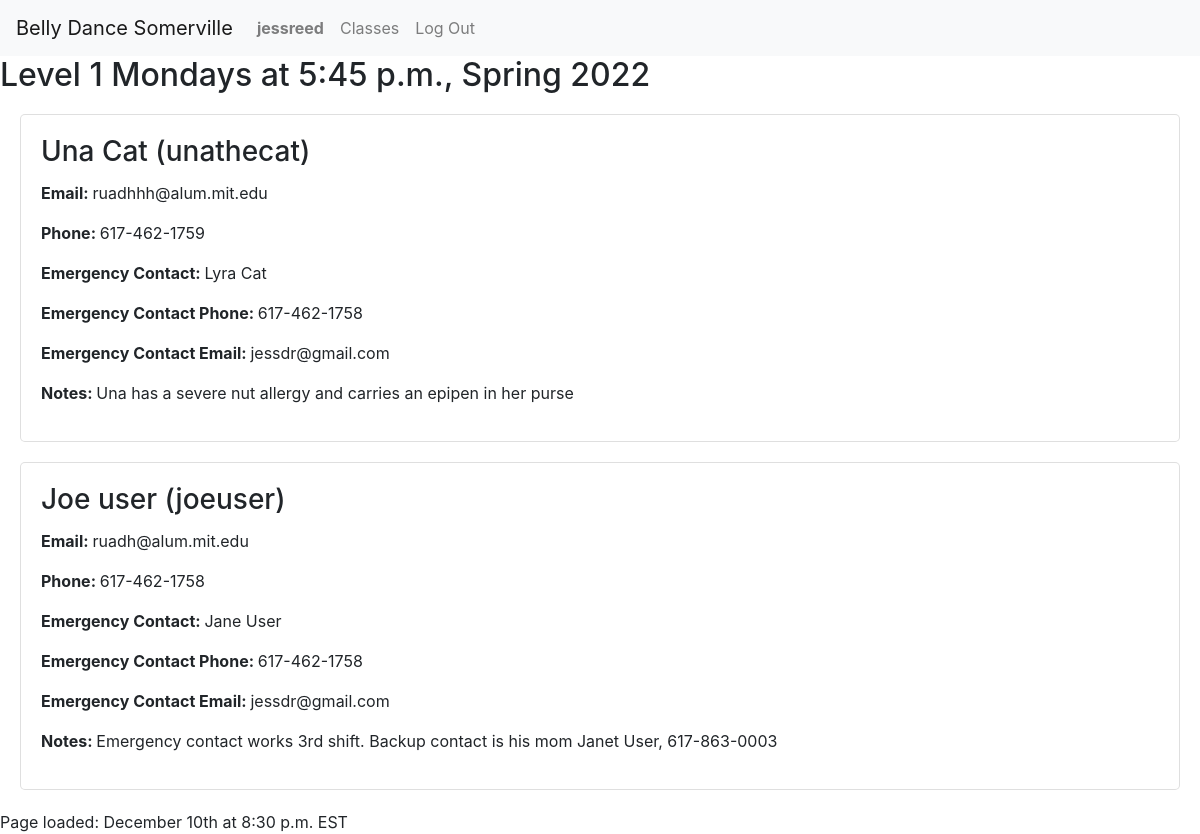
The page /contact-sheet/1 (signed in) on the database as committed earlier.
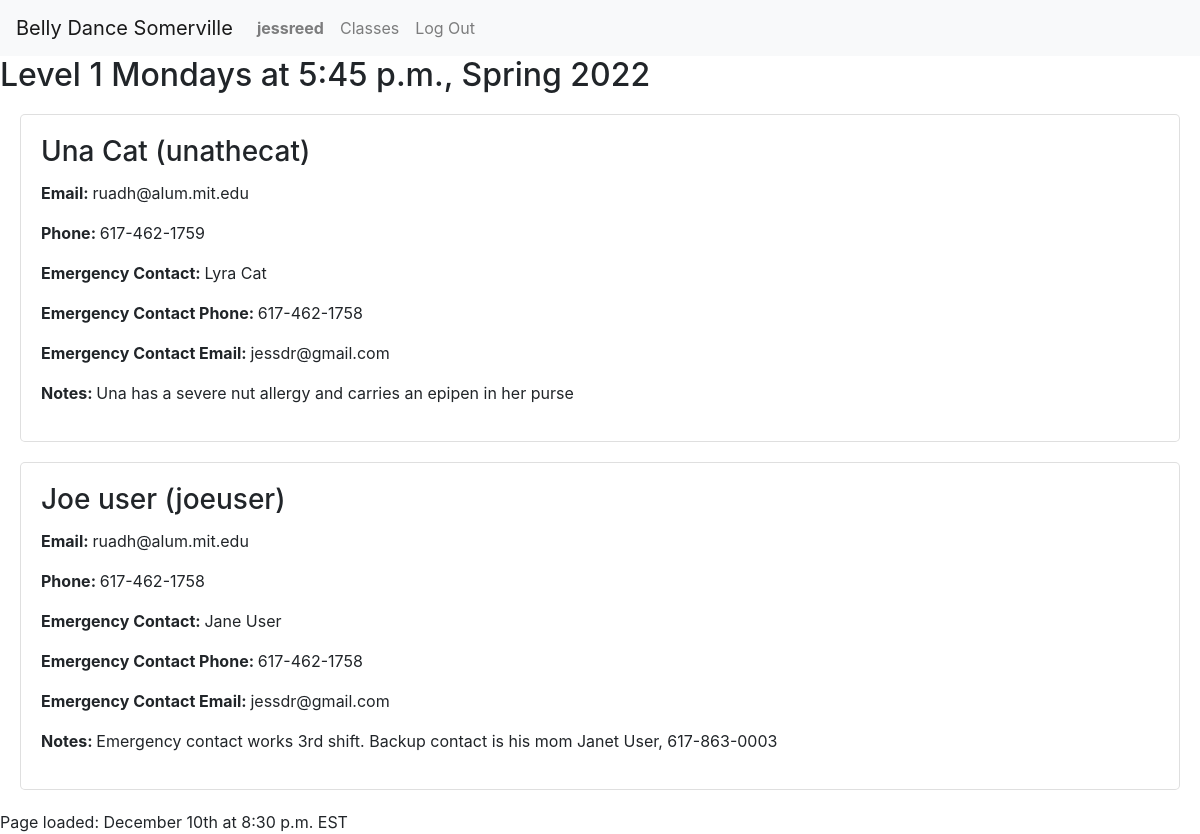
The same page on the database as committed later.
### enrollment/models.py (models this page shows, shortened)
class User(AbstractUser):
    timezone = models.CharField(max_length=32, choices=TIMEZONES,
                                default=settings.DEFAULT_TIMEZONE)
    first_name = models.CharField(max_length=128, null=False, blank=False)
    last_name = models.CharField(max_length=128, null=False, blank=False)
    email = models.EmailField(max_length=254, null=False, blank=False)
    phone = models.CharField(max_length=32, null=True, blank=True)
    emergency_first = models.CharField(max_length=128, null=True, blank=True)
    emergency_last = models.CharField(max_length=128, null=True, blank=True)
    emergency_email = models.EmailField(max_length=254, null=True, blank=True)
    emergency_phone = models.CharField(max_length=32, null=True, blank=True)
    accept_terms = models.DateTimeField(null=True, blank=True)
    contact_sheet_notes = models.CharField(
        max_length=2048, null=True, blank=True)
    @property
    def current_time(self):
        return timezone.now()
    def __str__(self):
        return f'{self.first_name} {self.last_name} ({self.username})'

### enrollment/views.py (the view)
# urls.py: path('contact-sheet/<int:id>', views.contact_sheet, name='contact_sheet'),
@login_required
def contact_sheet(request, id):
    if request.user.is_staff:
        try:
            offering = Offering.objects.get(id=id)
        except Offering.DoesNotExist:
            offering = None
            students = None
        try:
            students = User.objects.filter(
                orders__line_items__offering=offering)
        except User.DoesNotExist:
            students = None
        return render(request, 'enrollment/contact-sheet.html', {
            'offering': offering,
            'students': students
        })
    else:
        return render(request, 'enrollment/contact-sheet.html', {
            'offerings': None,
            'message': 'You are not authorized to view this page'
        })

### enrollment/context_processors.py (called while the page is built)
def global_settings(request):
    return {
    'DEFAULT_TIMEZONE': settings.DEFAULT_TIMEZONE,
    'DATE_TIME_FORMAT': settings.DATE_TIME_FORMAT,
    'DATE_TIME_TIMEZONE_FORMAT': settings.DATE_TIME_TIMEZONE_FORMAT,
    'SCHOOL_NAME': settings.SCHOOL_NAME,
    'SCHOOL_POLICIES': settings.SCHOOL_POLICIES,
    'NO_OFFERINGS': settings.NO_OFFERINGS,
    }

### enrollment/models.py (called while the page is built)
    def __str__(self):
        return self.name

    @property
    def weekday_name(self):
        return settings.WEEKDAYS[self.weekday][1]

### enrollment/templates/enrollment/contact-sheet.html (shortened to what this page needs)
{% extends "enrollment/layout.html" %}
{% block body %}
<div class="row">
    <div class="col-md">
        {% if offering %}
            <h2>{{offering.course.title}} {{offering.weekday_name}}s at {{offering.start_time}}, {{offering.semester}}</h2>
            {% if students %}
                {% for student in students %}
                    <div class="card">
                        <div class="card-body">
                            <h3 class="card-title">{{student}}</h3>
                            <p><span class="label">Email:  </span>{{student.email}}</p>
                            <p><span class="label">Phone:  </span>{{student.phone}}</p>
                            <p><span class="label">Emergency Contact:  </span>{{student.emergency_first}} {{student.emergency_last}}</p>
                            <p><span class="label">Emergency Contact Phone:  </span>{{student.emergency_phone}}</p>
                            <p><span class="label">Emergency Contact Email:  </span>{{student.emergency_email}}</p>
                            <p><span class="label">Notes:  </span>{{student.contact_sheet_notes|default_if_none:""}}</p>
                        </div>
                    </div>
                {% endfor %}
            {% else %}
            <h3>No students enrolled.</h3>
            {% endif %}
        {% endif %}
    </div>
</div>
{% endblock %}

Rows that differ between the two databases and show on the page:
changed User "Una Cat (unathecat)": email "ruadhhh@alum.mit.edu" → "ruadh@alum.mit.edu"
